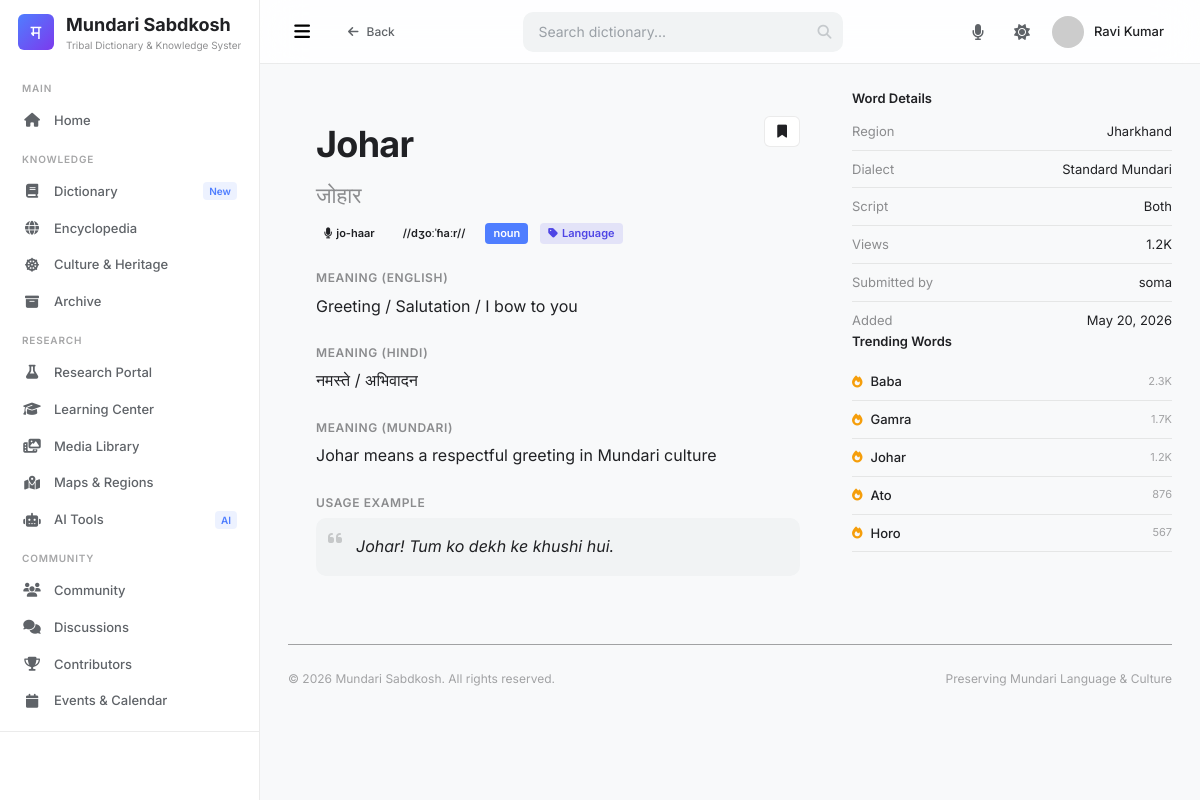
/word.php?id=1 (signed in), run on the app's committed database.
### tables this page shows
CREATE TABLE users (
    id INT UNSIGNED AUTO_INCREMENT PRIMARY KEY,
    username VARCHAR(50) NOT NULL UNIQUE,
    email VARCHAR(100) NOT NULL UNIQUE,
    password VARCHAR(255) NOT NULL,
    full_name VARCHAR(100),
    avatar VARCHAR(255),
    bio TEXT,
    role_id INT UNSIGNED DEFAULT 1,
    status ENUM('active', 'inactive', 'banned') DEFAULT 'active',
    email_verified_at TIMESTAMP NULL,
    remember_token VARCHAR(100),
    twofa_secret VARCHAR(255),
    twofa_enabled TINYINT(1) DEFAULT 0,
    reputation INT DEFAULT 0,
    contributions INT DEFAULT 0,
    last_login_at TIMESTAMP NULL,
    last_login_ip VARCHAR(45),
    created_at TIMESTAMP DEFAULT CURRENT_TIMESTAMP,
    updated_at TIMESTAMP DEFAULT CURRENT_TIMESTAMP ON UPDATE CURRENT_TIMESTAMP,
    FOREIGN KEY (role_id) REFERENCES roles(id)
);

CREATE TABLE words (
    id INT UNSIGNED AUTO_INCREMENT PRIMARY KEY,
    word VARCHAR(200) NOT NULL,
    word_devanagari VARCHAR(200),
    word_ipa VARCHAR(100),
    pronunciation TEXT,
    meaning_en TEXT NOT NULL,
    meaning_hi TEXT,
    meaning_mun TEXT,
    part_of_speech VARCHAR(50),
    usage_example TEXT,
    usage_example_hi TEXT,
    usage_example_mun TEXT,
    etymology TEXT,
    synonyms TEXT,
    antonyms TEXT,
    region VARCHAR(100),
    dialect VARCHAR(100),
    script_type ENUM('devanagari', 'roman', 'both') DEFAULT 'both',
    audio_file VARCHAR(255),
    category_id INT UNSIGNED,
    status ENUM('pending', 'approved', 'rejected', 'archived') DEFAULT 'pending',
    is_word_of_day TINYINT(1) DEFAULT 0,
    word_of_day_date DATE DEFAULT NULL,
    views_count INT DEFAULT 0,
    search_count INT DEFAULT 0,
    submitted_by INT UNSIGNED,
    reviewed_by INT UNSIGNED,
    created_at TIMESTAMP DEFAULT CURRENT_TIMESTAMP,
    updated_at TIMESTAMP DEFAULT CURRENT_TIMESTAMP ON UPDATE CURRENT_TIMESTAMP,
    FOREIGN KEY (category_id) REFERENCES categories(id) ON DELETE SET NULL,
    FOREIGN KEY (submitted_by) REFERENCES users(id) ON DELETE SET NULL,
    FOREIGN KEY (reviewed_by) REFERENCES users(id) ON DELETE SET NULL,
    INDEX idx_word (word),
    INDEX idx_status (status),
    INDEX idx_word_of_day (is_word_of_day, word_of_day_date),
    FULLTEXT INDEX ft_search (word, meaning_en, meaning_hi, meaning_mun)
);

CREATE TABLE categories (
    id INT UNSIGNED AUTO_INCREMENT PRIMARY KEY,
    name VARCHAR(100) NOT NULL,
    slug VARCHAR(100) NOT NULL UNIQUE,
    description TEXT,
    icon VARCHAR(50),
    color VARCHAR(7),
    parent_id INT UNSIGNED DEFAULT NULL,
    sort_order INT DEFAULT 0,
    status ENUM('active', 'inactive') DEFAULT 'active',
    created_at TIMESTAMP DEFAULT CURRENT_TIMESTAMP,
    FOREIGN KEY (parent_id) REFERENCES categories(id) ON DELETE SET NULL
);

### includes/auth.php (called while the page is built, shortened)
<?php
class Auth {
    public static function user() {
        $db = db();
        $stmt = $db->prepare("SELECT u.*, r.name as role_name, r.slug as role_slug
                              FROM users u JOIN roles r ON u.role_id = r.id
                              WHERE u.id = :id");
        $stmt->execute(['id' => $_SESSION['user_id']]);
        return $stmt->fetch();
    }
}

### includes/functions.php (called while the page is built, shortened)
<?php
function escape($str) {
    return htmlspecialchars($str, ENT_QUOTES | ENT_HTML5, 'UTF-8');
}
function formatDate($date, $format = 'M j, Y') {
    return date($format, strtotime($date));
}
function formatNumber($num) {
    if ($num >= 1000) return number_format($num / 1000, 1) . 'K';
    return number_format($num);
}
function avatar($user, $size = 40) {
    $name = $user['full_name'] ?? $user['username'] ?? 'U';
    $initial = mb_strtoupper(mb_substr($name, 0, 1));
    $colors = ['#4f46e5','#0891b2','#7c3aed','#059669','#d97706','#dc2626','#db2777','#65a30d','#0d9488','#9333ea'];
    $color = $colors[crc32($name) % count($colors)];
    return "https://ui-avatars.com/api/?name=" . urlencode($initial) . "&background=" . urlencode($color) . "&color=fff&size={$size}";
}
function getTrendingWords($limit = 10) {
    $db = db();
    $stmt = $db->prepare("SELECT w.*, c.name as category_name, c.color as category_color
                          FROM words w
                          LEFT JOIN categories c ON w.category_id = c.id
                          WHERE w.status = 'approved'
                          ORDER BY w.views_count DESC LIMIT :lim");
    $stmt->bindValue('lim', $limit, PDO::PARAM_INT);
    $stmt->execute();
    return $stmt->fetchAll();
}

### word.php (the view, shortened to what this page needs)
<?php
$id = intval($_GET['id'] ?? 0);
require_once __DIR__ . '/header.php';
require_once __DIR__ . '/sidebar.php';
$word = null;
if ($id) {
    $db = db();
    $stmt = $db->prepare("SELECT w.*, c.name as category_name, c.color as category_color,
                          u.username as submitter_name, u.id as submitter_id
                          FROM words w
                          LEFT JOIN categories c ON w.category_id = c.id
                          LEFT JOIN users u ON w.submitted_by = u.id
                          WHERE w.id = :id");
    $stmt->execute(['id' => $id]);
    $word = $stmt->fetch();
}
$trendingWords = getTrendingWords(5);
?>
<div class="main-content">
    <nav class="top-navbar">
        <div class="navbar-left">
            <button class="sidebar-toggle hamburger-menu"><i class="fas fa-bars"></i></button>
            <a href="dictionary.php" class="btn btn-ghost btn-sm"><i class="fas fa-arrow-left"></i> Back</a>
        </div>
        <div class="navbar-search">
            <input type="text" placeholder="Search dictionary..." aria-label="Search">
            <i class="fas fa-search search-icon"></i>
        </div>
        <div class="navbar-right">
            <button class="nav-icon-btn voice-search-btn"><i class="fas fa-microphone"></i></button>
            <button class="theme-switch"><i class="fas fa-moon"></i></button>
            <?php if ($currentUser): ?>
            <div class="dropdown">
                <div class="user-profile" onclick="this.parentElement.classList.toggle('active')">
                    <img src="<?php echo avatar($currentUser); ?>" alt="" class="user-avatar">
                    <span class="user-name"><?php echo escape($currentUser['full_name'] ?: $currentUser['username']); ?></span>
                </div>
            </div>
            <?php else: ?>
            <a href="login.php" class="btn btn-primary btn-sm">Sign In</a>
            <?php endif; ?>
        </div>
    </nav>
    <div class="page-content">
        <?php if ($word): ?>
        <div class="word-detail-grid">
            <div>
                <div class="word-detail-main">
                    <div style="display:flex;align-items:flex-start;justify-content:space-between;margin-bottom:24px;">
                        <div>
                            <h1 style="font-size:36px;font-weight:700;letter-spacing:-0.02em;"><?php echo escape($word['word']); ?></h1>
                            <?php if ($word['word_devanagari']): ?>
                            <div style="font-size:22px;opacity:0.5;margin-top:4px;"><?php echo escape($word['word_devanagari']); ?></div>
                            <?php endif; ?>
                            <div style="display:flex;align-items:center;gap:12px;margin-top:10px;flex-wrap:wrap;">
                                <?php if ($word['pronunciation']): ?>
                                <span class="badge badge-info"><i class="fas fa-microphone"></i> <?php echo escape($word['pronunciation']); ?></span>
                                <?php endif; ?>
                                <?php if ($word['word_ipa']): ?>
                                <span class="badge">/<?php echo escape($word['word_ipa']); ?>/</span>
                                <?php endif; ?>
                                <?php if ($word['part_of_speech']): ?>
                                <span class="badge" style="background:var(--accent-primary);color:#fff;"><?php echo escape($word['part_of_speech']); ?></span>
                                <?php endif; ?>
                                <?php if ($word['category_name']): ?>
                                <span class="badge" style="background:<?php echo escape($word['category_color']); ?>20;color:<?php echo escape($word['category_color']); ?>;">
                                    <i class="fas fa-tag"></i> <?php echo escape($word['category_name']); ?>
                                </span>
                                <?php endif; ?>
                            </div>
                        </div>
                        <div style="display:flex;gap:8px;flex-shrink:0;">
                            <?php if ($currentUser): ?>
                            <button class="btn btn-secondary btn-icon" onclick="alert('Bookmarked!')"><i class="fas fa-bookmark"></i></button>
                            <?php endif; ?>
                        </div>
                    </div>
                    <div class="meaning-section">
                        <h3>Meaning (English)</h3>
                        <div class="meaning-text"><?php echo nl2br(escape($word['meaning_en'])); ?></div>
                    </div>
                    <?php if ($word['meaning_hi']): ?>
                    <div class="meaning-section">
                        <h3>Meaning (Hindi)</h3>
                        <div class="meaning-text"><?php echo nl2br(escape($word['meaning_hi'])); ?></div>
                    </div>
                    <?php endif; ?>
                    <?php if ($word['meaning_mun']): ?>
                    <div class="meaning-section">
                        <h3>Meaning (Mundari)</h3>
                        <div class="meaning-text"><?php echo nl2br(escape($word['meaning_mun'])); ?></div>
                    </div>
                    <?php endif; ?>
                    <?php if ($word['usage_example']): ?>
                    <div class="meaning-section">
                        <h3>Usage Example</h3>
                        <div style="position:relative;padding:16px;background:var(--bg-tertiary);border-radius:var(--radius-md);font-style:italic;margin-top:4px;">
                            <i class="fas fa-quote-left" style="position:absolute;top:12px;left:12px;opacity:0.2;font-size:16px;"></i>
                            <p style="padding-left:24px;"><?php echo escape($word['usage_example']); ?></p>
                        </div>
                    </div>
                    <?php endif; ?>
                </div>
            </div>
            <div>
                <div class="sidebar-card">
                    <h4 style="font-size:13px;font-weight:600;margin-bottom:12px;">Word Details</h4>
                    <div style="display:flex;flex-direction:column;gap:8px;font-size:13px;">
                        <div style="display:flex;justify-content:space-between;padding-bottom:8px;border-bottom:1px solid var(--border-color);">
                            <span style="opacity:0.5;">Region</span>
                            <span><?php echo escape($word['region'] ?: 'All Regions'); ?></span>
                        </div>
                        <div style="display:flex;justify-content:space-between;padding-bottom:8px;border-bottom:1px solid var(--border-color);">
                            <span style="opacity:0.5;">Dialect</span>
                            <span><?php echo escape($word['dialect'] ?: 'Standard'); ?></span>
                        </div>
                        <div style="display:flex;justify-content:space-between;padding-bottom:8px;border-bottom:1px solid var(--border-color);">
                            <span style="opacity:0.5;">Script</span>
                            <span><?php echo ucfirst($word['script_type']); ?></span>
                        </div>
                        <div style="display:flex;justify-content:space-between;padding-bottom:8px;border-bottom:1px solid var(--border-color);">
                            <span style="opacity:0.5;">Views</span>
                            <span><?php echo formatNumber($word['views_count']); ?></span>
                        </div>
                        <div style="display:flex;justify-content:space-between;padding-bottom:8px;border-bottom:1px solid var(--border-color);">
                            <span style="opacity:0.5;">Submitted by</span>
                            <span><?php echo escape($word['submitter_name'] ?: 'Anonymous'); ?></span>
                        </div>
                        <div style="display:flex;justify-content:space-between;">
                            <span style="opacity:0.5;">Added</span>
                            <span><?php echo formatDate($word['created_at']); ?></span>
                        </div>
                    </div>
                </div>
                <div class="sidebar-card">
                    <h4 style="font-size:13px;font-weight:600;margin-bottom:12px;">Trending Words</h4>
                    <?php foreach ($trendingWords as $tw): ?>
                    <a href="word.php?id=<?php echo $tw['id']; ?>" style="display:flex;align-items:center;gap:8px;padding:8px 0;border-bottom:1px solid var(--border-color);font-size:13px;">
                        <i class="fas fa-fire" style="color:var(--warning);font-size:12px;"></i>
                        <span style="font-weight:500;"><?php echo escape($tw['word']); ?></span>
                        <span style="margin-left:auto;opacity:0.4;font-size:11px;"><?php echo formatNumber($tw['views_count']); ?></span>
                    </a>
                    <?php endforeach; ?>
                </div>
            </div>
        </div>
        <?php endif; ?>
        <?php require_once __DIR__ . '/footer.php'; ?>
</body>
</html>

### data on the page
users: full_name "Ravi Kumar"
words: word "Johar", word_devanagari "जोहार", pronunciation "jo-haar", word_ipa "/dʒoːˈɦaːr/", part_of_speech "noun", category.name "Language", meaning_en "Greeting / Salutation / I bow to you", meaning_hi "नमस्ते / अभिवादन", meaning_mun "Johar means a respectful greeting in Mundari culture", usage_example "Johar! Tum ko dekh ke khushi hui.", region "Jharkhand", dialect "Standard Mundari", script_type "Both", views_count "1.2K", submitted_by.username "soma", created_at "May 20, 2026"
words: word "Baba", views_count "2.3K"
words: word "Gamra", views_count "1.7K"
words: word "Ato", views_count "876"
words: word "Horo", views_count "567"

### other printed values
$section['title'] "MAIN"
$item['label'] "Home"
$section['title'] "KNOWLEDGE"
$item['label'] "Dictionary"
$item['badge'] "New"
$item['label'] "Encyclopedia"
$item['label'] "Culture & Heritage"
$item['label'] "Archive"
$section['title'] "RESEARCH"
$item['label'] "Research Portal"
$item['label'] "Learning Center"
$item['label'] "Media Library"
$item['label'] "Maps & Regions"
$item['label'] "AI Tools"
$item['badge'] "AI"
